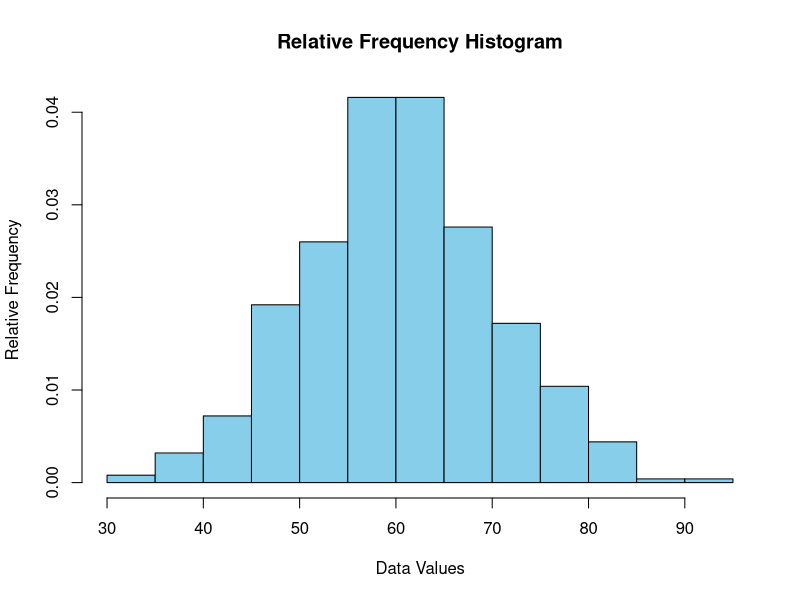
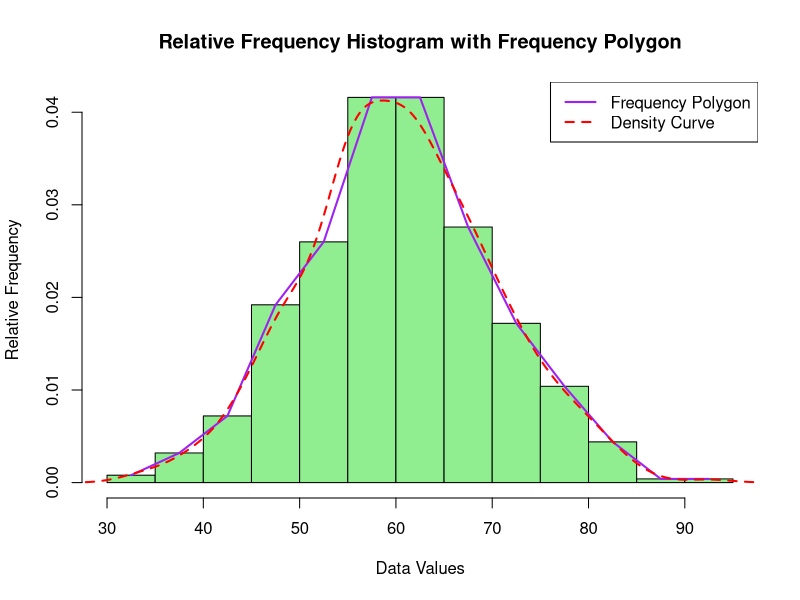
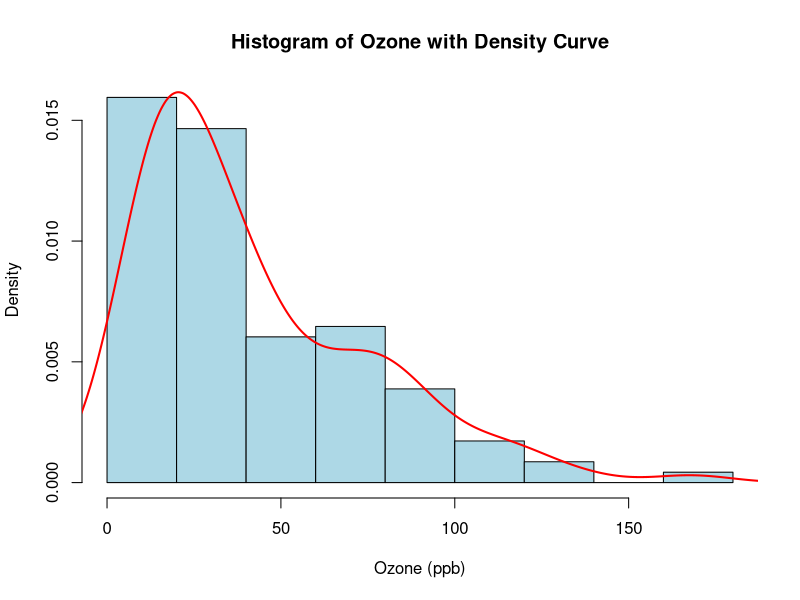
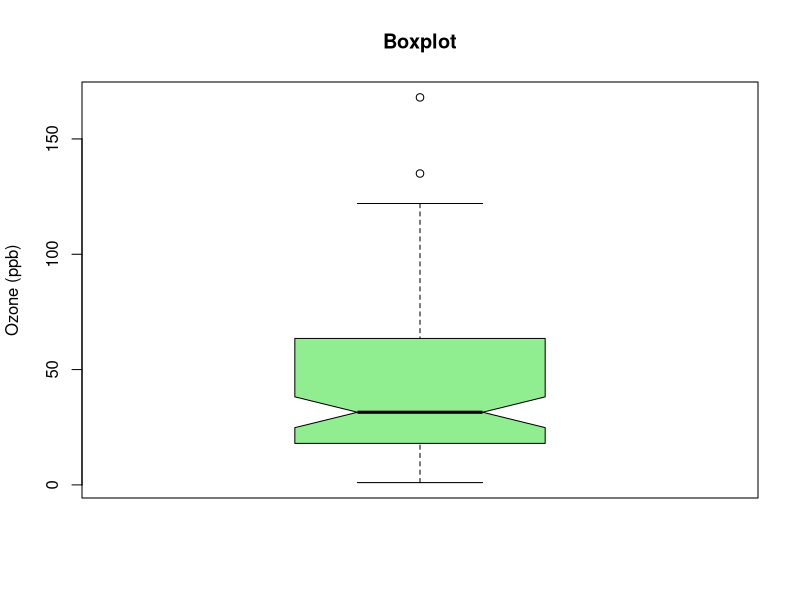

Write R code to recreate these figures, in order.
# Set a seed for reproducibility
set.seed(123)

# Sample Data
data <- rnorm(500, mean = 60, sd = 10)

# Create the histogram
hist(data,
     probability = TRUE,
     main = "Relative Frequency Histogram",
     xlab = "Data Values",
     ylab = "Relative Frequency",
     col = "skyblue",
     border = "black")


# Create the histogram object
h <- hist(data,
          probability = TRUE,
          main = "Relative Frequency Histogram with Frequency Polygon",
          xlab = "Data Values",
          ylab = "Relative Frequency",
          col = "lightgreen",
          border = "black")

# Add frequency polygon (connects midpoints of histogram bins)
lines(h$mids, h$density, type = "l", col = "purple", lwd = 2)

# Optional: add a smooth density curve for comparison
lines(density(data), col = "red", lwd = 2, lty = 2)

# Add legend
legend("topright",
       legend = c("Frequency Polygon", "Density Curve"),
       col = c("purple", "red"),
       lwd = 2,
       lty = c(1, 2))

##Part-3
data(airquality)
ozone <- na.omit(airquality$Ozone)

# Histogram with density curve
hist(ozone,
     probability = TRUE,   
     col = "lightblue",
     border = "black",
     main = "Histogram of Ozone with Density Curve",
     xlab = "Ozone (ppb)",
     ylab = "Density")

#density curve
lines(density(ozone), col = "red", lwd = 2)

boxplot(ozone,
        main = "Boxplot",
        ylab = "Ozone (ppb)",
        col = "lightgreen",
        border = "black",
        notch = TRUE) 
